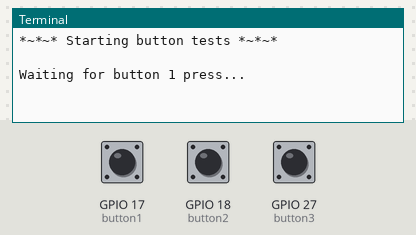
A program run on a simulated Raspberry Pi (BCM pin numbers). On the bench: the last lines printed to the terminal. Inputs (shaded band) come from the test bench; at power-on: GPIO 17 (button1) LOW, GPIO 18 (button2) LOW, GPIO 27 (button3) LOW.

Above: at 5.0 s.
5.1 s: GPIO 17 (button1) pulled HIGH for 0.15 s
At 6.3 s:
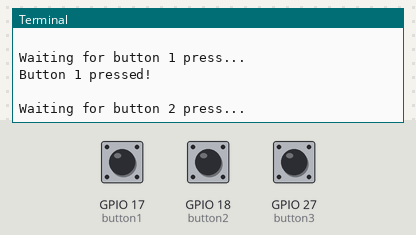
6.7 s: GPIO 18 (button2) pulled HIGH for 0.15 s
At 7.8 s:
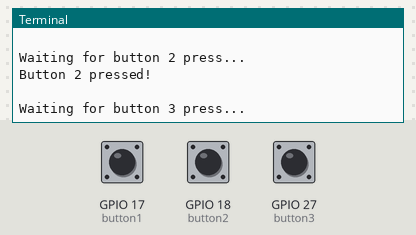

Measured:
- after the input at 5.1 s, the terminal: prints a new line at once (image 1)
- after the input at 6.7 s, the terminal: prints a new line at once (image 2)

The program:

buttons_py3.py
```python
import time
from time import sleep
import os
import RPi.GPIO as GPIO

GPIO.setmode (GPIO.BCM) #BCM uses the GPIO numbers while BOARD uses the actual pin number
GPIO.setwarnings (False)

button1 = 17
button2 = 18
button3 = 27

GPIO.setup(button1, GPIO.IN, pull_up_down=GPIO.PUD_DOWN)
GPIO.setup(button2, GPIO.IN, pull_up_down=GPIO.PUD_DOWN)
GPIO.setup(button3, GPIO.IN, pull_up_down=GPIO.PUD_DOWN)

print("*~*~* Starting button tests *~*~*")
print("")

print("Waiting for button 1 press...")
while GPIO.input(button1) == False:
    time.sleep(0.1)

print("Button 1 pressed!")

print("")
print("Waiting for button 2 press...")
while GPIO.input(button2) == False:
    time.sleep(0.1)

print("Button 2 pressed!")

print("")
print("Waiting for button 3 press...")
while GPIO.input(button3) == False:
    time.sleep(0.1)

print("Button 3 pressed!")

print("")
print("Finished testing buttons!")
print("")

GPIO.cleanup()
```
